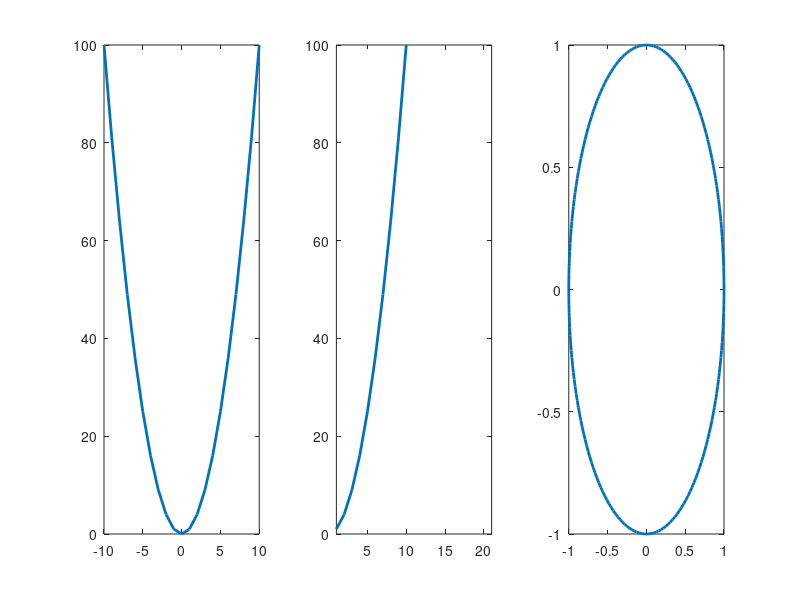

Here is the MATLAB script that generated this plot:
clc,clear,close all

x = -10:10;
y = x.^2;
z = cos(-pi:pi/100:pi) + sqrt(-1)*sin(-pi:pi/100:pi); % 复数

figure(1)

subplot(1,3,1);
plot(x,y,'LineWidth',2);

subplot(1,3,2);
plot(x,y,'LineWidth',2);
xlim([1 length(y)]);

subplot(1,3,3);
plot(z,'LineWidth',2);
